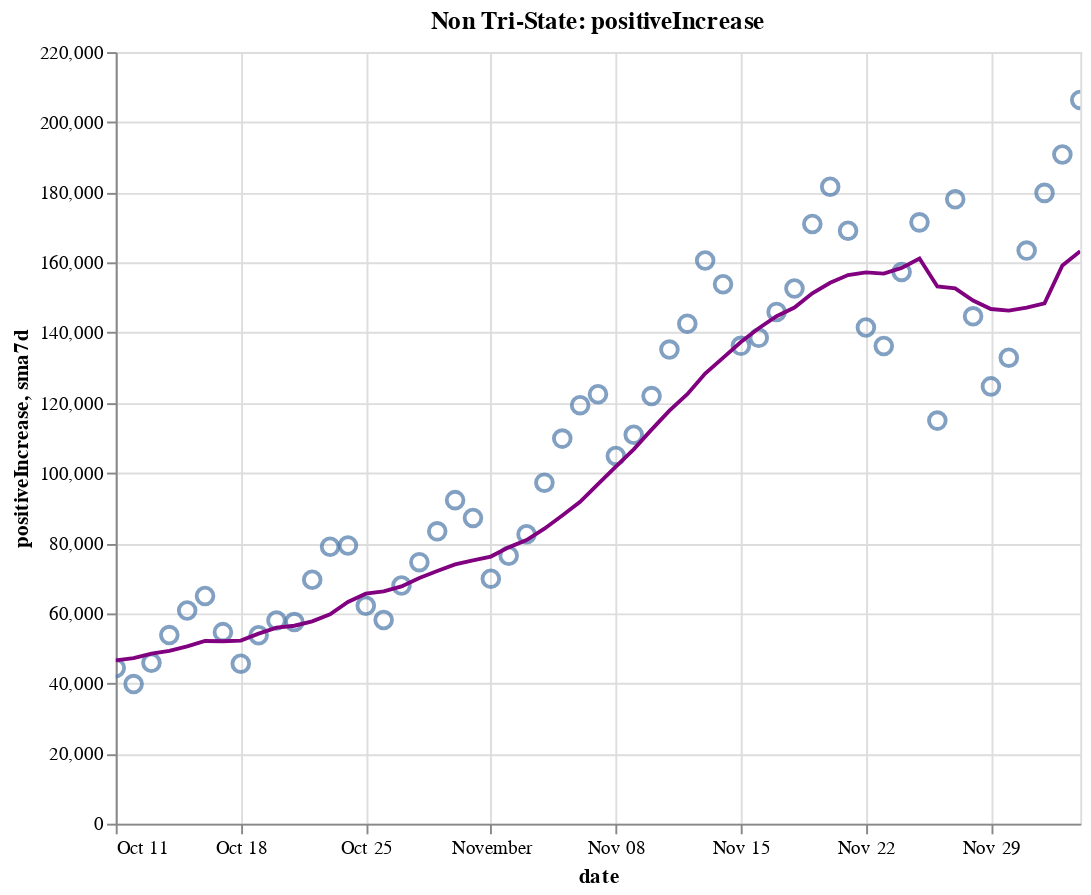

This figure's notebook cell:
### Code cell
create_plot(non_tristate, 'positiveIncrease')

### Figure 1 — Vega-Lite specification as saved in the notebook (floating-point values rounded to 4 significant figures)
{"config": {"view": {"continuousWidth": 400, "continuousHeight": 300}}, "layer": [{"layer": [{"mark": {"type": "point", "size": 75}, "encoding": {"tooltip": [{"type": "temporal", "field": "date"}, {"type": "quantitative", "field": "positiveIncrease"}, {"type": "quantitative", "field": "sma7d"}], "x": {"type": "temporal", "field": "date"}, "y": {"type": "quantitative", "field": "positiveIncrease"}}, "selection": {"selector014": {"type": "interval", "bind": "scales", "encodings": ["x", "y"]}}}, {"mark": {"type": "line", "color": "purple"}, "encoding": {"x": {"type": "temporal", "field": "date"}, "y": {"type": "quantitative", "field": "sma7d"}}}]}, {"mark": {"type": "rule", "color": "#aaa"}, "encoding": {"x": {"type": "temporal", "field": "date"}}, "transform": [{"filter": {"selection": "selector013"}}]}, {"mark": "circle", "encoding": {"opacity": {"condition": {"value": 1, "selection": "selector013"}, "value": 0}, "tooltip": [{"type": "temporal", "field": "date"}, {"type": "quantitative", "field": "positiveIncrease"}, {"type": "quantitative", "field": "sma7d"}], "x": {"type": "temporal", "field": "date"}, "y": {"type": "quantitative", "field": "positiveIncrease"}}, "selection": {"selector013": {"type": "single", "encodings": ["x"], "on": "mouseover", "nearest": true, "empty": "none"}}}, {"mark": {"type": "text", "align": "left", "dx": 5, "dy": -5, "stroke": "white", "strokeWidth": 2}, "encoding": {"text": {"type": "quantitative", "field": "positiveIncrease"}, "tooltip": [{"type": "temporal", "field": "date"}, {"type": "quantitative", "field": "positiveIncrease"}, {"type": "quantitative", "field": "sma7d"}], "x": {"type": "temporal", "field": "date"}, "y": {"type": "quantitative", "field": "positiveIncrease"}}, "transform": [{"filter": {"selection": "selector013"}}]}, {"mark": {"type": "text", "align": "left", "dx": 5, "dy": -5}, "encoding": {"text": {"type": "quantitative", "field": "positiveIncrease"}, "tooltip": [{"type": "temporal", "field": "date"}, {"type": "quantitative", "field": "positiveIncrease"}, {"type": "quantitative", "field": "sma7d"}], "x": {"type": "temporal", "field": "date"}, "y": {"type": "quantitative", "field": "positiveIncrease"}}, "transform": [{"filter": {"selection": "selector013"}}]}], "data": {"name": "data-5b85d41d89cb270fab3adf49ef184bc7"}, "height": 400, "title": "Non Tri-State: positiveIncrease", "width": 500, "$schema": "https://vega.github.io/schema/vega-lite/v4.8.1.json", "datasets": {"data-5b85d41d89cb270fab3adf49ef184bc7": [{"date": "2020-10-11T00:00:00", "totalTestResultsIncrease": 959100.0, "positiveIncrease": 44370.0, "death": 160400.0, "deathIncrease": 460.0, "positiveRate": 0.046, "state": "Non Tri-State", "sma7d": 46580.0}, {"date": "2020-10-12T00:00:00", "totalTestResultsIncrease": 810500.0, "positiveIncrease": 39810.0, "death": 160700.0, "deathIncrease": 266.0, "positiveRate": 0.049, "state": "Non Tri-State", "sma7d": 47200.0}, {"date": "2020-10-13T00:00:00", "totalTestResultsIncrease": 938400.0, "positiveIncrease": 45890.0, "death": 161400.0, "deathIncrease": 679.0, "positiveRate": 0.049, "state": "Non Tri-State", "sma7d": 48500.0}, {"date": "2020-10-14T00:00:00", "totalTestResultsIncrease": 860500.0, "positiveIncrease": 53780.0, "death": 162200.0, "deathIncrease": 787.0, "positiveRate": 0.063, "state": "Non Tri-State", "sma7d": 49240.0}, {"date": "2020-10-15T00:00:00", "totalTestResultsIncrease": 926800.0, "positiveIncrease": 60800.0, "death": 163100.0, "deathIncrease": 908.0, "positiveRate": 0.066, "state": "Non Tri-State", "sma7d": 50540.0}, {"date": "2020-10-16T00:00:00", "totalTestResultsIncrease": 1031000.0, "positiveIncrease": 64930.0, "death": 164000.0, "deathIncrease": 880.0, "positiveRate": 0.063, "state": "Non Tri-State", "sma7d": 52100.0}, {"date": "2020-10-17T00:00:00", "totalTestResultsIncrease": 1104000.0, "positiveIncrease": 54610.0, "death": 164700.0, "deathIncrease": 762.0, "positiveRate": 0.049, "state": "Non Tri-State", "sma7d": 52030.0}, {"date": "2020-10-18T00:00:00", "totalTestResultsIncrease": 921600.0, "positiveIncrease": 45620.0, "death": 165100.0, "deathIncrease": 388.0, "positiveRate": 0.049, "state": "Non Tri-State", "sma7d": 52210.0}, {"date": "2020-10-19T00:00:00", "totalTestResultsIncrease": 900100.0, "positiveIncrease": 53730.0, "death": 165500.0, "deathIncrease": 426.0, "positiveRate": 0.06, "state": "Non Tri-State", "sma7d": 54190.0}, {"date": "2020-10-20T00:00:00", "totalTestResultsIncrease": 829900.0, "positiveIncrease": 57930.0, "death": 166300.0, "deathIncrease": 806.0, "positiveRate": 0.07, "state": "Non Tri-State", "sma7d": 55910.0}, {"date": "2020-10-21T00:00:00", "totalTestResultsIncrease": 772300.0, "positiveIncrease": 57490.0, "death": 167300.0, "deathIncrease": 986.0, "positiveRate": 0.074, "state": "Non Tri-State", "sma7d": 56440.0}, {"date": "2020-10-22T00:00:00", "totalTestResultsIncrease": 1039000.0, "positiveIncrease": 69550.0, "death": 168400.0, "deathIncrease": 1091.0, "positiveRate": 0.067, "state": "Non Tri-State", "sma7d": 57690.0}, {"date": "2020-10-23T00:00:00", "totalTestResultsIncrease": 1178000.0, "positiveIncrease": 78970.0, "death": 169300.0, "deathIncrease": 905.0, "positiveRate": 0.067, "state": "Non Tri-State", "sma7d": 59700.0}, {"date": "2020-10-24T00:00:00", "totalTestResultsIncrease": 1165000.0, "positiveIncrease": 79320.0, "death": 170200.0, "deathIncrease": 869.0, "positiveRate": 0.068, "state": "Non Tri-State", "sma7d": 63230.0}, {"date": "2020-10-25T00:00:00", "totalTestResultsIncrease": 1021000.0, "positiveIncrease": 62130.0, "death": 170600.0, "deathIncrease": 366.0, "positiveRate": 0.061, "state": "Non Tri-State", "sma7d": 65590.0}, {"date": "2020-10-26T00:00:00", "totalTestResultsIncrease": 967400.0, "positiveIncrease": 58070.0, "death": 170900.0, "deathIncrease": 371.0, "positiveRate": 0.06, "state": "Non Tri-State", "sma7d": 66210.0}, {"date": "2020-10-27T00:00:00", "totalTestResultsIncrease": 916900.0, "positiveIncrease": 67910.0, "death": 171800.0, "deathIncrease": 883.0, "positiveRate": 0.074, "state": "Non Tri-State", "sma7d": 67630.0}, {"date": "2020-10-28T00:00:00", "totalTestResultsIncrease": 913400.0, "positiveIncrease": 74560.0, "death": 172800.0, "deathIncrease": 1002.0, "positiveRate": 0.082, "state": "Non Tri-State", "sma7d": 70070.0}, {"date": "2020-10-29T00:00:00", "totalTestResultsIncrease": 1093000.0, "positiveIncrease": 83360.0, "death": 173800.0, "deathIncrease": 1005.0, "positiveRate": 0.076, "state": "Non Tri-State", "sma7d": 72050.0}, {"date": "2020-10-30T00:00:00", "totalTestResultsIncrease": 1184000.0, "positiveIncrease": 92250.0, "death": 174700.0, "deathIncrease": 921.0, "positiveRate": 0.078, "state": "Non Tri-State", "sma7d": 73940.0}, {"date": "2020-10-31T00:00:00", "totalTestResultsIncrease": 1172000.0, "positiveIncrease": 87170.0, "death": 175700.0, "deathIncrease": 949.0, "positiveRate": 0.074, "state": "Non Tri-State", "sma7d": 75060.0}, {"date": "2020-11-01T00:00:00", "totalTestResultsIncrease": 977200.0, "positiveIncrease": 69850.0, "death": 176100.0, "deathIncrease": 374.0, "positiveRate": 0.071, "state": "Non Tri-State", "sma7d": 76170.0}, {"date": "2020-11-02T00:00:00", "totalTestResultsIncrease": 1087000.0, "positiveIncrease": 76400.0, "death": 176500.0, "deathIncrease": 463.0, "positiveRate": 0.07, "state": "Non Tri-State", "sma7d": 78780.0}, {"date": "2020-11-03T00:00:00", "totalTestResultsIncrease": 956000.0, "positiveIncrease": 82520.0, "death": 178000.0, "deathIncrease": 1481.0, "positiveRate": 0.086, "state": "Non Tri-State", "sma7d": 80870.0}, {"date": "2020-11-04T00:00:00", "totalTestResultsIncrease": 1053000.0, "positiveIncrease": 97230.0, "death": 179100.0, "deathIncrease": 1068.0, "positiveRate": 0.092, "state": "Non Tri-State", "sma7d": 84110.0}, {"date": "2020-11-05T00:00:00", "totalTestResultsIncrease": 1299000.0, "positiveIncrease": 109800.0, "death": 180200.0, "deathIncrease": 1099.0, "positiveRate": 0.085, "state": "Non Tri-State", "sma7d": 87890.0}, {"date": "2020-11-06T00:00:00", "totalTestResultsIncrease": 1328000.0, "positiveIncrease": 119300.0, "death": 181300.0, "deathIncrease": 1127.0, "positiveRate": 0.09, "state": "Non Tri-State", "sma7d": 91760.0}, {"date": "2020-11-07T00:00:00", "totalTestResultsIncrease": 1150000.0, "positiveIncrease": 122400.0, "death": 182400.0, "deathIncrease": 1092.0, "positiveRate": 0.107, "state": "Non Tri-State", "sma7d": 96790.0}, {"date": "2020-11-08T00:00:00", "totalTestResultsIncrease": 1105000.0, "positiveIncrease": 104800.0, "death": 182900.0, "deathIncrease": 473.0, "positiveRate": 0.095, "state": "Non Tri-State", "sma7d": 101800.0}, {"date": "2020-11-09T00:00:00", "totalTestResultsIncrease": 1243000.0, "positiveIncrease": 110900.0, "death": 183400.0, "deathIncrease": 513.0, "positiveRate": 0.089, "state": "Non Tri-State", "sma7d": 106700.0}, {"date": "2020-11-10T00:00:00", "totalTestResultsIncrease": 1097000.0, "positiveIncrease": 121900.0, "death": 184700.0, "deathIncrease": 1298.0, "positiveRate": 0.111, "state": "Non Tri-State", "sma7d": 112300.0}, {"date": "2020-11-11T00:00:00", "totalTestResultsIncrease": 1173000.0, "positiveIncrease": 135200.0, "death": 186200.0, "deathIncrease": 1518.0, "positiveRate": 0.115, "state": "Non Tri-State", "sma7d": 117800.0}, {"date": "2020-11-12T00:00:00", "totalTestResultsIncrease": 1249000.0, "positiveIncrease": 142600.0, "death": 187300.0, "deathIncrease": 1061.0, "positiveRate": 0.114, "state": "Non Tri-State", "sma7d": 122500.0}, {"date": "2020-11-13T00:00:00", "totalTestResultsIncrease": 1406000.0, "positiveIncrease": 160600.0, "death": 188500.0, "deathIncrease": 1206.0, "positiveRate": 0.114, "state": "Non Tri-State", "sma7d": 128300.0}, {"date": "2020-11-14T00:00:00", "totalTestResultsIncrease": 1436000.0, "positiveIncrease": 153800.0, "death": 189700.0, "deathIncrease": 1281.0, "positiveRate": 0.107, "state": "Non Tri-State", "sma7d": 132800.0}, {"date": "2020-11-15T00:00:00", "totalTestResultsIncrease": 1354000.0, "positiveIncrease": 136200.0, "death": 190400.0, "deathIncrease": 639.0, "positiveRate": 0.101, "state": "Non Tri-State", "sma7d": 137300.0}, {"date": "2020-11-16T00:00:00", "totalTestResultsIncrease": 1273000.0, "positiveIncrease": 138500.0, "death": 190900.0, "deathIncrease": 557.0, "positiveRate": 0.109, "state": "Non Tri-State", "sma7d": 141300.0}, {"date": "2020-11-17T00:00:00", "totalTestResultsIncrease": 1285000.0, "positiveIncrease": 145900.0, "death": 192400.0, "deathIncrease": 1475.0, "positiveRate": 0.114, "state": "Non Tri-State", "sma7d": 144700.0}, {"date": "2020-11-18T00:00:00", "totalTestResultsIncrease": 1259000.0, "positiveIncrease": 152600.0, "death": 194200.0, "deathIncrease": 1778.0, "positiveRate": 0.121, "state": "Non Tri-State", "sma7d": 147200.0}, {"date": "2020-11-19T00:00:00", "totalTestResultsIncrease": 1585000.0, "positiveIncrease": 171000.0, "death": 196100.0, "deathIncrease": 1880.0, "positiveRate": 0.108, "state": "Non Tri-State", "sma7d": 151200.0}, {"date": "2020-11-20T00:00:00", "totalTestResultsIncrease": 1635000.0, "positiveIncrease": 181600.0, "death": 197900.0, "deathIncrease": 1803.0, "positiveRate": 0.111, "state": "Non Tri-State", "sma7d": 154200.0}, {"date": "2020-11-21T00:00:00", "totalTestResultsIncrease": 1747000.0, "positiveIncrease": 169100.0, "death": 199300.0, "deathIncrease": 1444.0, "positiveRate": 0.097, "state": "Non Tri-State", "sma7d": 156400.0}, {"date": "2020-11-22T00:00:00", "totalTestResultsIncrease": 1494000.0, "positiveIncrease": 141500.0, "death": 200200.0, "deathIncrease": 852.0, "positiveRate": 0.095, "state": "Non Tri-State", "sma7d": 157200.0}, {"date": "2020-11-23T00:00:00", "totalTestResultsIncrease": 1404000.0, "positiveIncrease": 136200.0, "death": 201000.0, "deathIncrease": 868.0, "positiveRate": 0.097, "state": "Non Tri-State", "sma7d": 156800.0}, {"date": "2020-11-24T00:00:00", "totalTestResultsIncrease": 1562000.0, "positiveIncrease": 157300.0, "death": 203000.0, "deathIncrease": 1958.0, "positiveRate": 0.101, "state": "Non Tri-State", "sma7d": 158500.0}, {"date": "2020-11-25T00:00:00", "totalTestResultsIncrease": 1414000.0, "positiveIncrease": 171400.0, "death": 205100.0, "deathIncrease": 2136.0, "positiveRate": 0.121, "state": "Non Tri-State", "sma7d": 161200.0}, {"date": "2020-11-26T00:00:00", "totalTestResultsIncrease": 948000.0, "positiveIncrease": 114900.0, "death": 206400.0, "deathIncrease": 1230.0, "positiveRate": 0.121, "state": "Non Tri-State", "sma7d": 153200.0}, {"date": "2020-11-27T00:00:00", "totalTestResultsIncrease": 1831000.0, "positiveIncrease": 178000.0, "death": 207600.0, "deathIncrease": 1281.0, "positiveRate": 0.097, "state": "Non Tri-State", "sma7d": 152600.0}, {"date": "2020-11-28T00:00:00", "totalTestResultsIncrease": 1450000.0, "positiveIncrease": 144700.0, "death": 208800.0, "deathIncrease": 1178.0, "positiveRate": 0.1, "state": "Non Tri-State", "sma7d": 149200.0}, {"date": "2020-11-29T00:00:00", "totalTestResultsIncrease": 1129000.0, "positiveIncrease": 124700.0, "death": 209600.0, "deathIncrease": 732.0, "positiveRate": 0.11, "state": "Non Tri-State", "sma7d": 146800.0}, {"date": "2020-11-30T00:00:00", "totalTestResultsIncrease": 1208000.0, "positiveIncrease": 132900.0, "death": 210600.0, "deathIncrease": 1005.0, "positiveRate": 0.11, "state": "Non Tri-State", "sma7d": 146300.0}, {"date": "2020-12-01T00:00:00", "totalTestResultsIncrease": 2165000.0, "positiveIncrease": 163400.0, "death": 212800.0, "deathIncrease": 2294.0, "positiveRate": 0.075, "state": "Non Tri-State", "sma7d": 147100.0}, {"date": "2020-12-02T00:00:00", "totalTestResultsIncrease": 1182000.0, "positiveIncrease": 179900.0, "death": 215400.0, "deathIncrease": 2547.0, "positiveRate": 0.152, "state": "Non Tri-State", "sma7d": 148300.0}, {"date": "2020-12-03T00:00:00", "totalTestResultsIncrease": 1515000.0, "positiveIncrease": 190800.0, "death": 218000.0, "deathIncrease": 2556.0, "positiveRate": 0.126, "state": "Non Tri-State", "sma7d": 159200.0}, {"date": "2020-12-04T00:00:00", "totalTestResultsIncrease": 1613000.0, "positiveIncrease": 206400.0, "death": 220400.0, "deathIncrease": 2420.0, "positiveRate": 0.128, "state": "Non Tri-State", "sma7d": 163200.0}]}}
